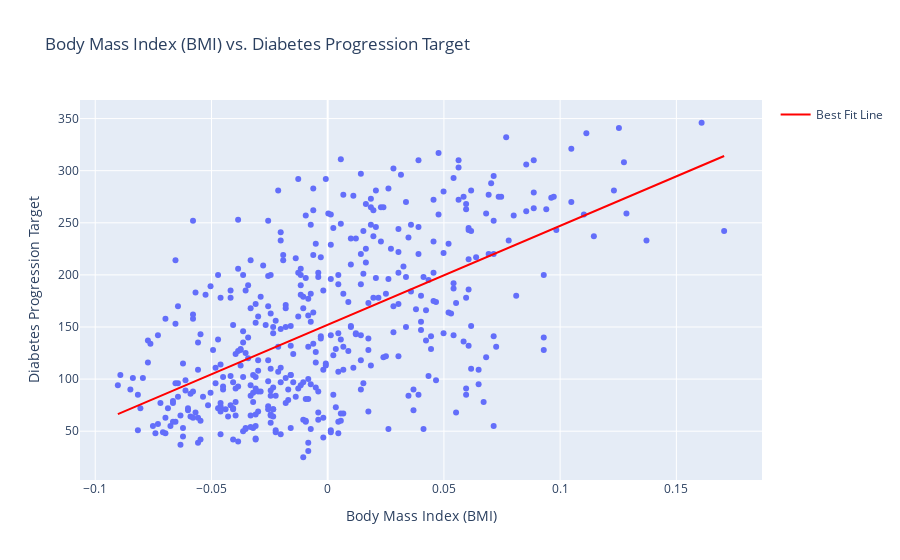

Here is the notebook cell this chart was saved with:
### Code cell
x_line = np.linspace(min(df['bmi']), max(df['bmi']), 10)
y_line = reg.coef_ * x_line + reg.intercept_
fig = create_plot(df['bmi'], y, x_line, y_line)
fig.show()

### Figure 1 — Plotly figure (JSON) as saved in the notebook; plotly's stock layout.template omitted (floating-point values rounded to 4 significant figures; data arrays with more than 128 entries replaced by an {"elided": "..."} marker saying what was removed)
{"data": [{"hovertemplate": "x=%{x}<br>y=%{y}<extra></extra>", "legendgroup": "", "marker": {"color": "#636efa", "symbol": "circle"}, "mode": "markers", "name": "", "orientation": "v", "showlegend": false, "type": "scatter", "x": {"elided": "442 float values"}, "xaxis": "x", "y": {"elided": "442 float values"}, "yaxis": "y"}, {"line": {"color": "red", "width": 2}, "mode": "lines", "name": "Best Fit Line", "type": "scatter", "x": [-0.09028, -0.06129, -0.03231, -0.003332, 0.02565, 0.05463, 0.08361, 0.1126, 0.1416, 0.1706], "y": [66.42, 93.94, 121.5, 149.0, 176.5, 204.0, 231.5, 259.0, 286.5, 314.1]}], "layout": {"legend": {"tracegroupgap": 0}, "title": {"text": "Body Mass Index (BMI) vs. Diabetes Progression Target"}, "xaxis": {"anchor": "y", "domain": [0, 1], "title": {"text": "Body Mass Index (BMI)"}}, "yaxis": {"anchor": "x", "domain": [0, 1], "title": {"text": "Diabetes Progression Target"}}}}
